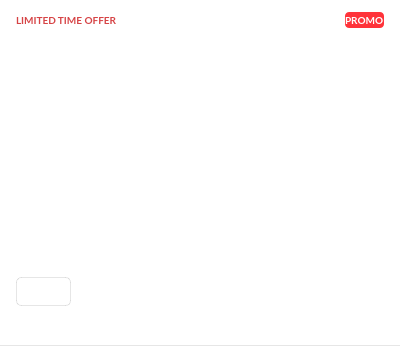
<?xml version="1.0" encoding="UTF-8"?>
<ui version="4.0">
 <class>NotificationItem</class>
 <widget class="QWidget" name="NotificationItem">
  <property name="geometry">
   <rect>
    <x>0</x>
    <y>0</y>
    <width>400</width>
    <height>346</height>
   </rect>
  </property>
  <property name="sizePolicy">
   <sizepolicy hsizetype="Preferred" vsizetype="Preferred">
    <horstretch>0</horstretch>
    <verstretch>0</verstretch>
   </sizepolicy>
  </property>
  <property name="minimumSize">
   <size>
    <width>400</width>
    <height>0</height>
   </size>
  </property>
  <property name="maximumSize">
   <size>
    <width>400</width>
    <height>346</height>
   </size>
  </property>
  <property name="cursor">
   <cursorShape>PointingHandCursor</cursorShape>
  </property>
  <property name="windowTitle">
   <string/>
  </property>
  <property name="styleSheet">
   <string notr="true">#NotificationItem
{
background-color: #FFFFFF;
}

#lHeaderText
{
color: #D64446;
font-weight: bold;
font-family: Lato;
font-size: 10px;
border-radius: 4px;
}

#lHeaderTag
{
background-color: #FF333A;
color: #FFFFFF;
font-weight: bold;
font-family: Lato;
font-size: 10px;
border-radius: 4px;
}

#lTitle 
{ 
font-family: Lato; 
font-size: 16px; 
color: #333333; 
font-weight: bold;
}

#lDescription 
{ 
font-family: Lato; 
font-size: 14px; 
color: #333333;
}

#bCTA
{
font-family: Lato; 
font-size: 14px; 
color: #333333;
line-height: 18px; 
background-color: #FFFFFF;
border: 1px solid rgba(0, 0, 0, 0.1);
border-radius: 5px; 
padding: 5px 8px;
}

#lTime
{ 
font-family: Lato; 
font-size: 12px; 
color: #777777;
}

#wSeparator
{
background-color: rgba(0,0,0,0.1);
}</string>
  </property>
  <layout class="QVBoxLayout" name="verticalLayout" stretch="0,0">
   <property name="spacing">
    <number>11</number>
   </property>
   <property name="sizeConstraint">
    <enum>QLayout::SetDefaultConstraint</enum>
   </property>
   <property name="leftMargin">
    <number>0</number>
   </property>
   <property name="topMargin">
    <number>0</number>
   </property>
   <property name="rightMargin">
    <number>0</number>
   </property>
   <property name="bottomMargin">
    <number>0</number>
   </property>
   <item>
    <widget class="QWidget" name="wContainer" native="true">
     <property name="sizePolicy">
      <sizepolicy hsizetype="Fixed" vsizetype="Preferred">
       <horstretch>0</horstretch>
       <verstretch>0</verstretch>
      </sizepolicy>
     </property>
     <property name="minimumSize">
      <size>
       <width>400</width>
       <height>0</height>
      </size>
     </property>
     <property name="maximumSize">
      <size>
       <width>400</width>
       <height>16777215</height>
      </size>
     </property>
     <property name="cursor">
      <cursorShape>PointingHandCursor</cursorShape>
     </property>
     <layout class="QVBoxLayout" name="vlContainer">
      <property name="spacing">
       <number>12</number>
      </property>
      <property name="leftMargin">
       <number>16</number>
      </property>
      <property name="topMargin">
       <number>12</number>
      </property>
      <property name="rightMargin">
       <number>16</number>
      </property>
      <property name="bottomMargin">
       <number>0</number>
      </property>
      <item>
       <widget class="QWidget" name="wVerticalHeader" native="true">
        <property name="sizePolicy">
         <sizepolicy hsizetype="Preferred" vsizetype="Fixed">
          <horstretch>0</horstretch>
          <verstretch>0</verstretch>
         </sizepolicy>
        </property>
        <layout class="QVBoxLayout" name="verticalLayout_3">
         <property name="spacing">
          <number>8</number>
         </property>
         <property name="leftMargin">
          <number>0</number>
         </property>
         <property name="topMargin">
          <number>0</number>
         </property>
         <property name="rightMargin">
          <number>0</number>
         </property>
         <property name="bottomMargin">
          <number>0</number>
         </property>
         <item>
          <widget class="QWidget" name="wHeader" native="true">
           <property name="sizePolicy">
            <sizepolicy hsizetype="Preferred" vsizetype="Fixed">
             <horstretch>0</horstretch>
             <verstretch>0</verstretch>
            </sizepolicy>
           </property>
           <property name="minimumSize">
            <size>
             <width>0</width>
             <height>16</height>
            </size>
           </property>
           <property name="maximumSize">
            <size>
             <width>16777215</width>
             <height>16</height>
            </size>
           </property>
           <layout class="QHBoxLayout" name="horizontalLayout">
            <property name="spacing">
             <number>0</number>
            </property>
            <property name="leftMargin">
             <number>0</number>
            </property>
            <property name="topMargin">
             <number>0</number>
            </property>
            <property name="rightMargin">
             <number>0</number>
            </property>
            <property name="bottomMargin">
             <number>0</number>
            </property>
            <item>
             <widget class="QLabel" name="lHeaderText">
              <property name="sizePolicy">
               <sizepolicy hsizetype="Fixed" vsizetype="Preferred">
                <horstretch>0</horstretch>
                <verstretch>0</verstretch>
               </sizepolicy>
              </property>
              <property name="text">
               <string>LIMITED TIME OFFER</string>
              </property>
             </widget>
            </item>
            <item>
             <spacer name="horizontalSpacer">
              <property name="orientation">
               <enum>Qt::Horizontal</enum>
              </property>
              <property name="sizeHint" stdset="0">
               <size>
                <width>40</width>
                <height>20</height>
               </size>
              </property>
             </spacer>
            </item>
            <item>
             <widget class="QLabel" name="lHeaderTag">
              <property name="sizePolicy">
               <sizepolicy hsizetype="Fixed" vsizetype="Preferred">
                <horstretch>0</horstretch>
                <verstretch>0</verstretch>
               </sizepolicy>
              </property>
              <property name="styleSheet">
               <string notr="true"/>
              </property>
              <property name="text">
               <string>PROMO</string>
              </property>
              <property name="margin">
               <number>4</number>
              </property>
             </widget>
            </item>
           </layout>
          </widget>
         </item>
         <item>
          <widget class="QWidget" name="wHorizontalTitle" native="true">
           <property name="sizePolicy">
            <sizepolicy hsizetype="Preferred" vsizetype="Fixed">
             <horstretch>0</horstretch>
             <verstretch>0</verstretch>
            </sizepolicy>
           </property>
           <property name="minimumSize">
            <size>
             <width>0</width>
             <height>24</height>
            </size>
           </property>
           <property name="maximumSize">
            <size>
             <width>16777215</width>
             <height>24</height>
            </size>
           </property>
           <layout class="QHBoxLayout" name="horizontalLayout_title">
            <property name="spacing">
             <number>5</number>
            </property>
            <property name="sizeConstraint">
             <enum>QLayout::SetDefaultConstraint</enum>
            </property>
            <property name="leftMargin">
             <number>0</number>
            </property>
            <property name="topMargin">
             <number>0</number>
            </property>
            <property name="rightMargin">
             <number>0</number>
            </property>
            <property name="bottomMargin">
             <number>0</number>
            </property>
            <item>
             <widget class="QLabel" name="lIcon">
              <property name="sizePolicy">
               <sizepolicy hsizetype="Fixed" vsizetype="Fixed">
                <horstretch>0</horstretch>
                <verstretch>0</verstretch>
               </sizepolicy>
              </property>
              <property name="minimumSize">
               <size>
                <width>22</width>
                <height>22</height>
               </size>
              </property>
              <property name="maximumSize">
               <size>
                <width>22</width>
                <height>22</height>
               </size>
              </property>
              <property name="text">
               <string notr="true"/>
              </property>
              <property name="pixmap">
               <pixmap resource="../Resources_macx.qrc">:/images/app_64.png</pixmap>
              </property>
              <property name="scaledContents">
               <bool>true</bool>
              </property>
              <property name="alignment">
               <set>Qt::AlignLeading|Qt::AlignLeft|Qt::AlignTop</set>
              </property>
              <property name="margin">
               <number>0</number>
              </property>
             </widget>
            </item>
            <item>
             <widget class="QLabel" name="lTitle">
              <property name="sizePolicy">
               <sizepolicy hsizetype="Preferred" vsizetype="Preferred">
                <horstretch>0</horstretch>
                <verstretch>0</verstretch>
               </sizepolicy>
              </property>
              <property name="maximumSize">
               <size>
                <width>16777215</width>
                <height>22</height>
               </size>
              </property>
              <property name="text">
               <string/>
              </property>
             </widget>
            </item>
           </layout>
          </widget>
         </item>
        </layout>
       </widget>
      </item>
      <item>
       <widget class="QWidget" name="wVerticalContent" native="true">
        <property name="sizePolicy">
         <sizepolicy hsizetype="Fixed" vsizetype="Fixed">
          <horstretch>0</horstretch>
          <verstretch>0</verstretch>
         </sizepolicy>
        </property>
        <property name="minimumSize">
         <size>
          <width>368</width>
          <height>0</height>
         </size>
        </property>
        <property name="maximumSize">
         <size>
          <width>368</width>
          <height>234</height>
         </size>
        </property>
        <layout class="QVBoxLayout" name="vlContent">
         <property name="spacing">
          <number>12</number>
         </property>
         <property name="sizeConstraint">
          <enum>QLayout::SetMinimumSize</enum>
         </property>
         <property name="leftMargin">
          <number>0</number>
         </property>
         <property name="topMargin">
          <number>0</number>
         </property>
         <property name="rightMargin">
          <number>0</number>
         </property>
         <property name="bottomMargin">
          <number>0</number>
         </property>
         <item>
          <widget class="QWidget" name="wHorizontalDescription" native="true">
           <property name="sizePolicy">
            <sizepolicy hsizetype="Fixed" vsizetype="Preferred">
             <horstretch>0</horstretch>
             <verstretch>0</verstretch>
            </sizepolicy>
           </property>
           <property name="minimumSize">
            <size>
             <width>368</width>
             <height>0</height>
            </size>
           </property>
           <property name="maximumSize">
            <size>
             <width>368</width>
             <height>66</height>
            </size>
           </property>
           <layout class="QHBoxLayout" name="hlDescription" stretch="0,0">
            <property name="spacing">
             <number>12</number>
            </property>
            <property name="leftMargin">
             <number>0</number>
            </property>
            <property name="topMargin">
             <number>0</number>
            </property>
            <property name="rightMargin">
             <number>0</number>
            </property>
            <property name="bottomMargin">
             <number>0</number>
            </property>
            <item>
             <widget class="QLabel" name="lDescription">
              <property name="sizePolicy">
               <sizepolicy hsizetype="Expanding" vsizetype="Fixed">
                <horstretch>0</horstretch>
                <verstretch>0</verstretch>
               </sizepolicy>
              </property>
              <property name="maximumSize">
               <size>
                <width>16777215</width>
                <height>66</height>
               </size>
              </property>
              <property name="text">
               <string/>
              </property>
              <property name="alignment">
               <set>Qt::AlignLeading|Qt::AlignLeft|Qt::AlignTop</set>
              </property>
              <property name="wordWrap">
               <bool>true</bool>
              </property>
             </widget>
            </item>
            <item>
             <widget class="QLabel" name="lImageSmall">
              <property name="sizePolicy">
               <sizepolicy hsizetype="Preferred" vsizetype="Preferred">
                <horstretch>0</horstretch>
                <verstretch>0</verstretch>
               </sizepolicy>
              </property>
              <property name="minimumSize">
               <size>
                <width>48</width>
                <height>48</height>
               </size>
              </property>
              <property name="maximumSize">
               <size>
                <width>48</width>
                <height>48</height>
               </size>
              </property>
              <property name="text">
               <string/>
              </property>
              <property name="alignment">
               <set>Qt::AlignLeading|Qt::AlignLeft|Qt::AlignTop</set>
              </property>
             </widget>
            </item>
           </layout>
          </widget>
         </item>
         <item>
          <widget class="QWidget" name="wDescButton" native="true">
           <layout class="QVBoxLayout" name="vblDescButton">
            <property name="spacing">
             <number>12</number>
            </property>
            <property name="sizeConstraint">
             <enum>QLayout::SetMinimumSize</enum>
            </property>
            <property name="leftMargin">
             <number>0</number>
            </property>
            <property name="topMargin">
             <number>0</number>
            </property>
            <property name="rightMargin">
             <number>0</number>
            </property>
            <property name="bottomMargin">
             <number>0</number>
            </property>
            <item>
             <widget class="QLabel" name="lImageLarge">
              <property name="sizePolicy">
               <sizepolicy hsizetype="Fixed" vsizetype="Preferred">
                <horstretch>0</horstretch>
                <verstretch>0</verstretch>
               </sizepolicy>
              </property>
              <property name="minimumSize">
               <size>
                <width>368</width>
                <height>0</height>
               </size>
              </property>
              <property name="maximumSize">
               <size>
                <width>368</width>
                <height>115</height>
               </size>
              </property>
              <property name="text">
               <string/>
              </property>
             </widget>
            </item>
            <item>
             <widget class="QPushButton" name="bCTA">
              <property name="sizePolicy">
               <sizepolicy hsizetype="Fixed" vsizetype="Fixed">
                <horstretch>0</horstretch>
                <verstretch>0</verstretch>
               </sizepolicy>
              </property>
              <property name="minimumSize">
               <size>
                <width>0</width>
                <height>0</height>
               </size>
              </property>
              <property name="maximumSize">
               <size>
                <width>16777215</width>
                <height>16777215</height>
               </size>
              </property>
              <property name="cursor">
               <cursorShape>PointingHandCursor</cursorShape>
              </property>
              <property name="text">
               <string/>
              </property>
             </widget>
            </item>
           </layout>
          </widget>
         </item>
        </layout>
       </widget>
      </item>
      <item>
       <widget class="QLabel" name="lTime">
        <property name="sizePolicy">
         <sizepolicy hsizetype="Preferred" vsizetype="Preferred">
          <horstretch>0</horstretch>
          <verstretch>0</verstretch>
         </sizepolicy>
        </property>
        <property name="minimumSize">
         <size>
          <width>0</width>
          <height>0</height>
         </size>
        </property>
        <property name="maximumSize">
         <size>
          <width>16777215</width>
          <height>16</height>
         </size>
        </property>
        <property name="text">
         <string/>
        </property>
       </widget>
      </item>
     </layout>
    </widget>
   </item>
   <item>
    <widget class="QWidget" name="wSeparator" native="true">
     <property name="minimumSize">
      <size>
       <width>400</width>
       <height>1</height>
      </size>
     </property>
     <property name="maximumSize">
      <size>
       <width>400</width>
       <height>1</height>
      </size>
     </property>
     <property name="styleSheet">
      <string notr="true"/>
     </property>
    </widget>
   </item>
  </layout>
  <zorder>wSeparator</zorder>
  <zorder>wContainer</zorder>
 </widget>
 <resources>
  <include location="../Resources_macx.qrc"/>
 </resources>
 <connections/>
</ui>
